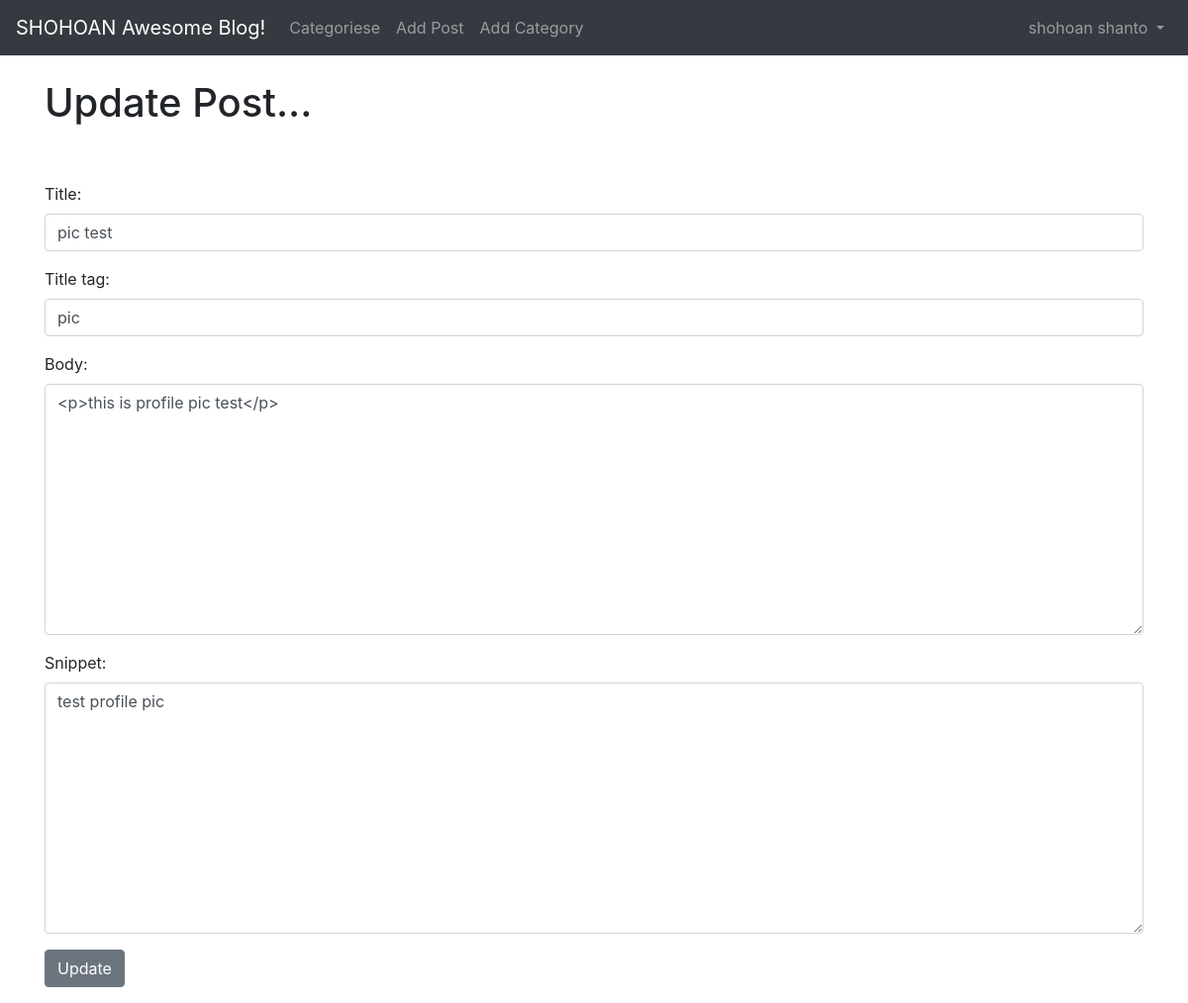
The page /article/edit/18 (signed in) on the database its author committed.
### blogapp/models.py (models this page shows, shortened)
class Post(models.Model):
    title = models.CharField(max_length=255)
    header_image = models.ImageField(null=True,blank=True, upload_to="images/")
    title_tag = models.CharField(max_length=255)
    author = models.ForeignKey(User, on_delete=models.CASCADE)
    body = RichTextField(blank=True, null=True)
    post_date = models.DateTimeField(default= timezone.now)
    category = models.CharField(max_length=255,default='coding')
    snippet = models.CharField(max_length=255)
    likes = models.ManyToManyField(User,related_name='blog_post')

### blogapp/views.py (the view)
# urls.py: path('article/edit/<int:pk>',UpdatePostView.as_view(),name='update_post'),
class UpdatePostView(UpdateView):
    model = Post
    form_class = EditForm
    template_name = 'update_post.html'

### blogapp/forms.py
class EditForm(forms.ModelForm):
    class Meta:
        model = Post
        fields = ('title', 'title_tag','body','snippet')
        widgets = {
            'title': forms.TextInput(attrs={'class': 'form-control'}),
            'title_tag': forms.TextInput(attrs={'class': 'form-control'}),
            'body': forms.Textarea(attrs={'class': 'form-control'}),
            'snippet': forms.Textarea(attrs={'class': 'form-control'}),
        }

### blogapp/templates/update_post.html (shortened to what this page needs)
{% extends 'base.html' %}
{% block content %}
 {% if user.is_authenticated %}
     {% if user.id == post.author.id %}
            <h1>Update Post...</h1>
              <br/><br/>
                <div class="form-group">
                <form method="POST" enctype="multipart/form-data">
                 {{ form.as_p }}
                 <button class="btn btn-secondary">Update    </button>
            </form>
            </div>
     {% else %}
          You Are not Allowed here!
     {% endif %}
  {% else %}
     You Are not Allowed here!
     {% endif %}
{% endblock %}

### blogapp/templates/base.html (shortened to what this page needs)
<!doctype html>
<html lang="en">
  <head>
    <link rel="stylesheet" href="https://stackpath.bootstrapcdn.com/bootstrap/4.4.1/css/bootstrap.min.css">
  <link rel="stylesheet" href="https://cdnjs.cloudflare.com/ajax/libs/font-awesome/4.7.0/css/font-awesome.min.css">
  </head>
  <body>
  <nav class="navbar navbar-expand-lg navbar-dark bg-dark">
  <a class="navbar-brand " href="{% url 'home' %}">SHOHOAN Awesome Blog!</a>
  <div class="collapse navbar-collapse" id="navbarSupportedContent">
    <ul class="navbar-nav mr-auto">
         {% if cat_menu %}
         <li class="nav-item dropdown">
          <a class="nav-link dropdown-toggle" href="#" id="navbarDropdown" role="button" data-toggle="dropdown" aria-haspopup="true" aria-expanded="false">
          categories
          </a>
          <div class="dropdown-menu" aria-labelledby="navbarDropdown">
            {% for item in cat_menu %}
                <a class="dropdown-item" href="{% url 'category' item|slugify %}">{{ item }}</a>
            {% endfor %}
          </div>
      </li>
       {% else %}
            <li class="nav-item">
            <a class="nav-link" href="{% url 'category-list' %}">Categoriese</a>
            </li>
    {% endif %}
        {% if user.is_authenticated %}
            <li class="nav-item">
            <a class="nav-link" href="{% url 'add_post' %}">Add Post</a>
            </li>
             <li class="nav-item">
            <a class="nav-link" href="{% url 'add_category' %}">Add Category</a>
            </li>
        {% endif %}
    </ul>
{% if user.is_authenticated %}
        <ul class="navbar-nav ml-auto">
             <li class="nav-item dropdown">
        <a class="nav-link dropdown-toggle" href="#" id="navbarDropdown" role="button" data-toggle="dropdown" aria-haspopup="true" aria-expanded="false">
            {{ user.first_name }}
            {{ user.last_name }}
        </a>
      </li>
        </ul>
{% endif %}
  </div>
</nav>
  <br/>
  <div class="container">
  {% block content %}
  {% endblock %}
  </div>
  </body>
</html>

### rows shown on the page
Post: title "pic test", title_tag "pic", body "<p>this is profile pic test</p>", snippet "test profile pic"

### other values the page prints
{{ user.first_name }} "shohoan"
{{ user.last_name }} "shanto"
